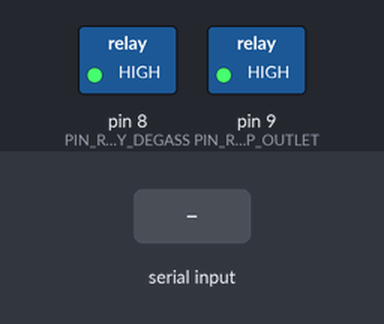
Recording of a sketch running on a simulated Arduino Uno, built with avr-gcc and run on an emulated ATmega328P. On the bench: switched loads named in the sketch (green lamp = pin HIGH). Inputs (shaded band) come from the test bench.

Above: at 1.2 s.
1.3 s: "1" received over Serial
At 3.2 s:
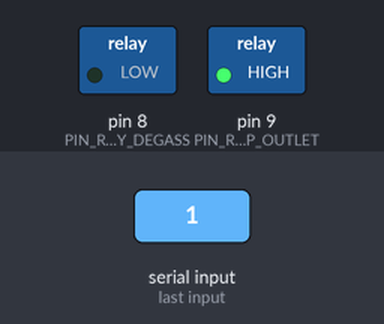
3.8 s: "ON" received over Serial
At 5.1 s:
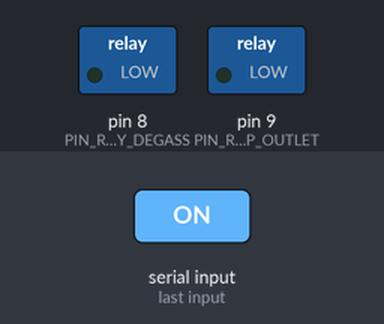
6.3 s: "0" received over Serial
At 8.1 s:
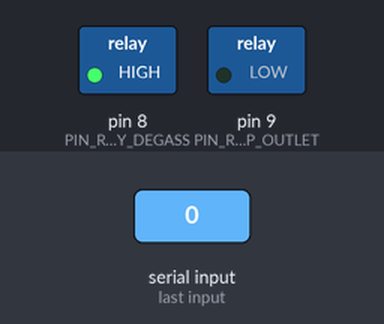
8.8 s: "OFF" received over Serial
At 10.1 s:
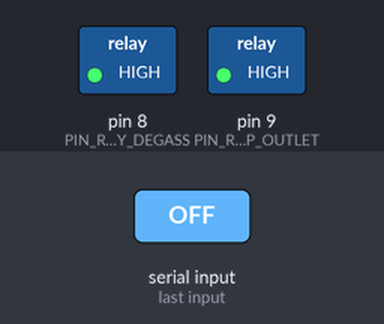
Timing chart, 0 to 11.8 s (numbered marks = the images above; inputs shaded):
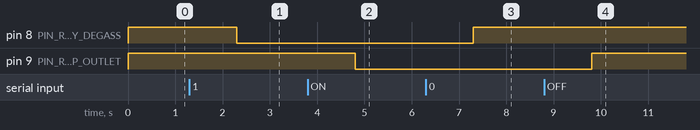

Measured:
- after the input at 1.3 s, pin 8 (PIN_RELAY_DEGASS): HIGH → LOW after 1.0 s
- after the input at 3.8 s, pin 9 (PIN_RELAY_LAMP_OUTLET): HIGH → LOW after 1.0 s
- after the input at 6.3 s, pin 8 (PIN_RELAY_DEGASS): LOW → HIGH after 1.0 s
- after the input at 8.8 s, pin 9 (PIN_RELAY_LAMP_OUTLET): LOW → HIGH after 1.0 s

The sketch:

2024_03_07-lamp_outlet_and_degassing_sketch.ino
```cpp
const int PIN_RELAY_DEGASS = 8; //definition of GPIO pin for switching relay connected to degassing valve
const int PIN_RELAY_LAMP_OUTLET = 9; //definition of GPIO pin for switching relay connected to USB connection of master/slave outlet
bool isOn = false;

void setup() {
  // put your setup code here, to run once:
  Serial.begin(9600);
  pinMode(PIN_RELAY_DEGASS, OUTPUT);
  pinMode(PIN_RELAY_LAMP_OUTLET, OUTPUT);
 digitalWrite(PIN_RELAY_LAMP_OUTLET, HIGH); //lamp outlet turned off
 digitalWrite(PIN_RELAY_DEGASS, HIGH); //degassing valve turned off
}

void loop() {
  // put your main code here, to run repeatedly:
  // if a paket of information is available at the serial port read it
 if (Serial.available() > 0) {

    String msg = Serial.readString();

    if (msg == "1") {
      digitalWrite(PIN_RELAY_DEGASS, LOW); //turn degassing valve on
  }

    if (msg =="0") {
      digitalWrite(PIN_RELAY_DEGASS, HIGH); //turn degassing valve off
    }

     if (msg == "ON") {
       digitalWrite(PIN_RELAY_LAMP_OUTLET, LOW); //turn USB port on --> also turns outlet on
     }
     if (msg=="OFF") {
      digitalWrite(PIN_RELAY_LAMP_OUTLET, HIGH); //turn USB port off --> also turns outlet off
     }

  }
}
```
